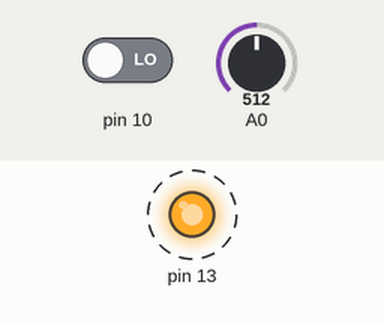
Simulated run of this sketch. Board: Arduino Uno, built with avr-gcc and run on an emulated ATmega328P. On the bench: output pins drawn as LEDs (lit = HIGH). Dashed ring = blinking. Inputs (shaded band) come from the test bench; at power-on: pin 10 LOW, A0 = 512. What the sketch prints to the serial monitor is not drawn.

Above: at 0.2 s.
Timing chart, 0 to 3.0 s (numbered marks = the images above):
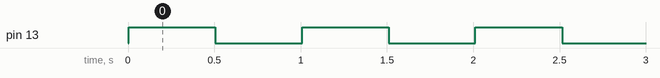

The sketch:

S1.1_Define_Print_Macros.ino
```cpp
// All this Serial.print() will get tedious -- define some shortcuts
#define P Serial.print
#define PL Serial.println
#define PCS Serial.print(", ");Serial.print
#define PCSL Serial.print(", ");Serial.println

void setup() {
  // put your setup code here, to run once:
  Serial.begin(115200);  // set the serial port speed
  P("\n\nHello World\n\n");
  P("Time [us], Pin 10, A0\n");
  pinMode(10,INPUT);
  pinMode(13,OUTPUT);
}

void loop() {
  // put your main code here, to run repeatedly:
  P(micros());
  PCS(digitalRead(10));
  PCSL(analogRead(A0));
  unsigned i = 5;
  int j = -12345;
  double x = 3.141592654;
  P("A format string for unsigned ");
  P(i);
  PCS("int ");
  P(j);
  PCS("and double ");
  P(x, 3);
  P("\n");
  if(digitalRead(13) == 1) digitalWrite(13,0);
  else digitalWrite(13,1);
  delay(500);
}
```

Measured:
- by itself, pin 13: alternates HIGH for 0.50 s and LOW for 0.50 s
